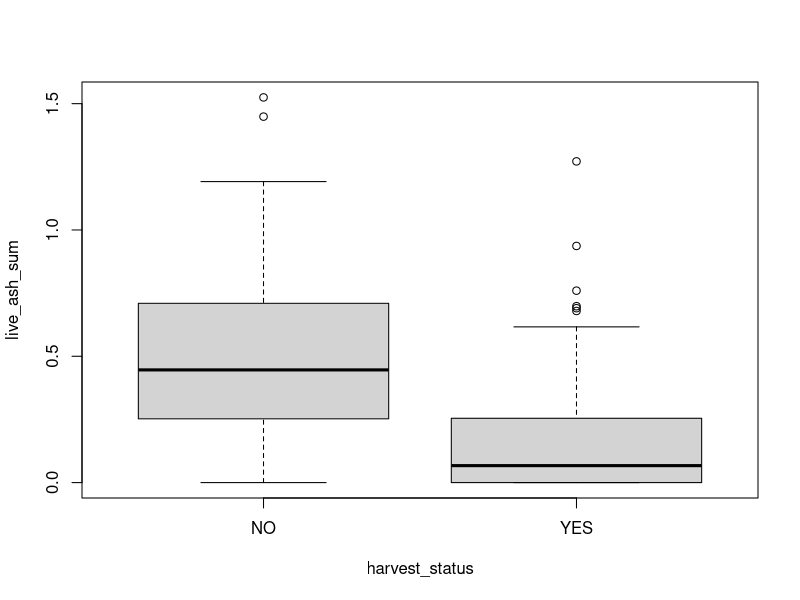
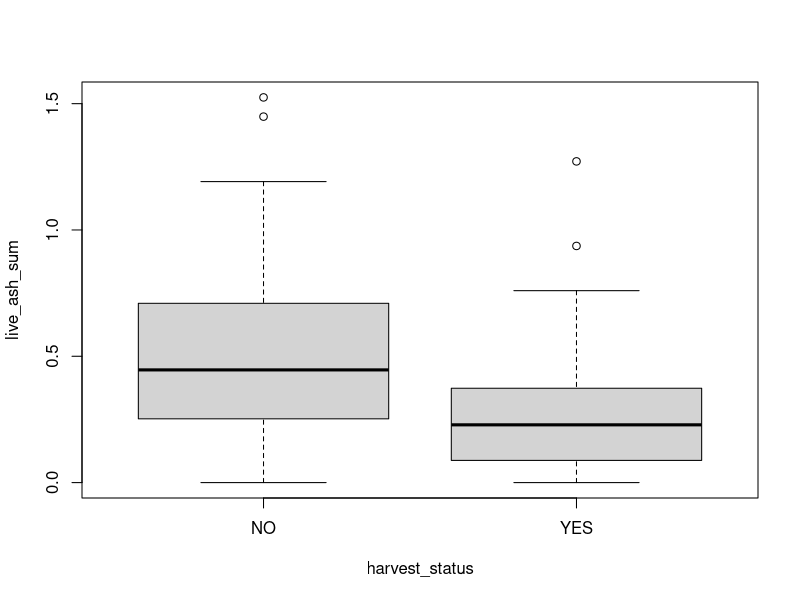
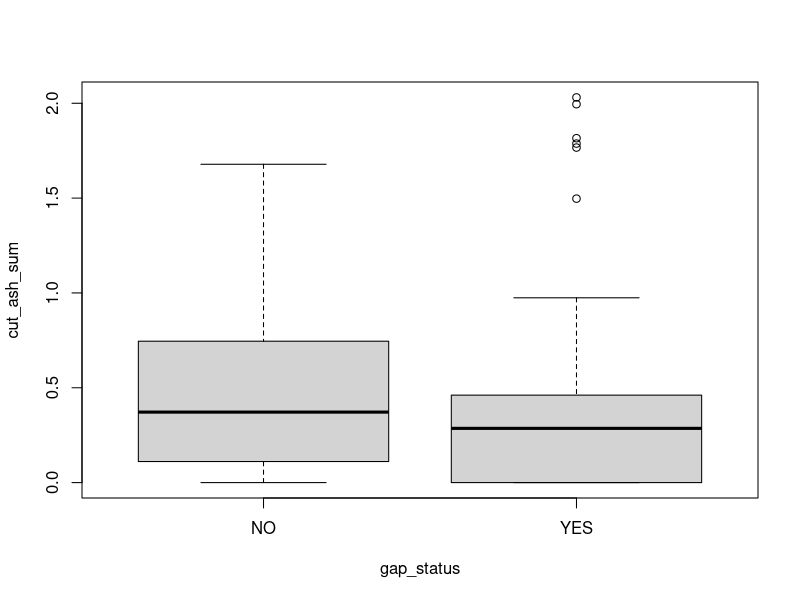

Write the R code that produced these figures, in order.
#hanusia higgins
#Oct. 23 2020
#initial data exploration/visualization

stand_info <- read.csv("STAND_INFO_EAB_project_2020_cleaned_data.csv")
plot_info <- read.csv("PLOT_INFO_EAB_project_2020_cleaned_data.csv")
overstory_data <- read.csv("TREES_EAB_project_2020_cleaned_data.csv")

library(tibble)
library(ggplot2)

glimpse(overstory_data)
glimpse(plot_info)
glimpse(stand_info)

#changing name of plot_ID column since it had some weird characters in it
names(overstory_data)[1] <- "plot_ID"
names(plot_info)[1] <- "plot_ID"
#names(overstory_data) #success!
#names(plot_info)

#ditto for the first column, "Property" in stand_info
names(stand_info)[1]<- "Property"
# names(stand_info) #works out!

##############################################

#merging the overstory df w/ the plot_info df on the basis of the plot_ID column
overstory_plus <- merge(x=overstory_data,y=plot_info,by="plot_ID")

#converting stump height & diam to DBH- using James Westfall paper from USFS
#IMPORTANT: these values are specific to white ash; dif species have dif constants!!
#IMPORTANT QUESTION: can I use measurements in cm for this?! I don't see why not...
#altho ACTUALLY we'd have to convert stump height-dbh relation to all meters or all feet.
#variables for this formula: dbhi = di * (4.5/hi)^B0 + B1(4.5-h) + Ei
#dbhi = estimated DBH for tree 'i'
#di = stump diameter (in.) for tree i;
#hi = stump height (ft.) for tree i;
#B0 & B1 = estimated fixed-effects parameters; 
#(for white ash, B0 = -0.1074 & B1 = 0.0685)
#Ei = random error for tree i
#IN THE BELOW MODEL, I'm gonna convert things to use METRIC, not imperial, units!

overstory_plus$ASH_stump_DBH <- rep(NA)
overstory_plus$BA_sqm <- rep(NA)

#calculating BA for live trees & stumps using standard conversion from DBH to BA
#overstory_plus$BA_sqft <- overstory_plus$DBH_cm*overstory_plus$DBH_cm*0.005454

#BUT SINCE WE WANNA DO IT USING METRIC UNITS:
#RIGHT NOW THIS IS ONLY DOING IT CORRECTLY FOR LIVE TREES, NOT USING THE CORRECT DATA FOR STUMPS!!
overstory_plus$BA_sqm <- overstory_plus$DBH_cm*overstory_plus$DBH_cm*pi/40000

#only calculating the stump DBH w/ these constants for ash
for(i in nrow(overstory_plus)){
  if(overstory_plus$species[i]=="FRAM"){
  overstory_plus$ASH_stump_DBH[i] <- 
    (overstory_plus$DBH_cm[i]*((1.3716/overstory_plus$height_m[i])^-0.1074) +
    0.0685*(1.3716-overstory_plus$height_m[i]) + 0)
  # and then converting that to BA, for ASH stumps only
  overstory_plus$BA_sqm[i] <- 
    overstory_plus$ASH_stump_DBH[i]*overstory_plus$ASH_stump_DBH[i]*pi/40000 
}
}

glimpse(overstory_plus)

#now, for my first trick...find the range of ash basal area removed in harvested sites

#first, creating a factor list of all the individual plot names
plot_names <- unique(overstory_plus$plot_ID)

#trying to find our "missing" plot_ID...
#length(unique(overstory_data$plot_ID)) #=/= the next line
#length(unique(plot_info$plot_ID))

#now subsetting to find out which plot_ID in plot_info is NOT in overstory_data

#subset(plot_info, !(plot_ID %in% overstory_data$plot_ID))

#length(plot_names)
#head(plot_names)
#stand_info$num_plots[stand_info$Stand_code=="GSF396"]
#now that that's resolved (# of individual plot_IDs), I've commented out the unnecessary lines

#then, setting up a dataframe to hold info about each plot 
#w/ its basic stats, info abt ash removed, etc.

ash_cut <- data.frame("plot_ID" = plot_info$plot_ID, 
                      "harvest_status" = plot_info$harvest_status, 
                      "gap_status" = plot_info$gap_status, 
                      "live_ash_sum"=rep(0), #starting @ zero so they can be added to
                      "cut_ash_sum"=rep(0) #ditto
                      #,"any_live_ash"=rep("NA"), #but adding a separate var to tell
                      #"any_cut_ash"=rep("NA") #whether it actually went thru /was counted
                      )

#glimpse(ash_cut)

for (i in 1:nrow(overstory_plus)){ #iterating thru each tree/stump/snag in all plots

  #basically, adding the DBH of each live ash tree in a plot to the sum value
  if(overstory_plus$species[i]=="FRAM"){
    if(overstory_plus$status[i]=="live"){
      ash_cut$live_ash_sum[ash_cut$plot_ID==overstory_plus$plot_ID[i]] <- 
        ash_cut$live_ash_sum[ash_cut$plot_ID==overstory_plus$plot_ID[i]] +
        overstory_plus$BA_sqm[i]
      #using BA calculated from DBH calculated w/ the formula I used above!
    } else if(overstory_plus$status[i]=="stump") {
      ash_cut$cut_ash_sum[ash_cut$plot_ID==overstory_plus$plot_ID[i]] <- 
        ash_cut$cut_ash_sum[ash_cut$plot_ID==overstory_plus$plot_ID[i]] +
        overstory_plus$BA_sqm[i]
    }
  }
  
}

#checking to see if it worked!!
glimpse(ash_cut)
glimpse(ash_cut[ash_cut$harvest_status=="YES",])
#I think it worked!!

#now to create some basic boxplots comparing standing and cut ash BA
# in harvested and non-harvested sites

#quickly getting max and min values for cut ash BA
max(ash_cut$cut_ash_sum)
min(ash_cut$cut_ash_sum)

#this one maps BA (in sq m) of standing ash against harvest status 
#across all plots
boxplot(formula=live_ash_sum~harvest_status, data=ash_cut)

#ditto this one, except comparing only "matrix" plots against unharvested
boxplot(formula=live_ash_sum~harvest_status, 
        data=ash_cut[ash_cut$gap_status=="NO",])

#now just looking @ the spread of CUT ash in harvested sites
boxplot(formula=cut_ash_sum~gap_status,
        data=ash_cut[ash_cut$harvest_status=="YES",])

live_ash_BA_all <- aov(formula=live_ash_sum~harvest_status, data=ash_cut)
print(live_ash_BA_all)
print(summary(live_ash_BA_all))

live_ash_BA_mat <- aov(formula=live_ash_sum~harvest_status, 
                       data=ash_cut[ash_cut$gap_status=="NO",])
print(live_ash_BA_mat)
print(summary(live_ash_BA_mat))

# Matrix of overstory parameters for stump to BA -------------------------------
#numbers/parameters from Westfall 2010

stump_to_DBH <- data.frame(
                "species" = unique(overstory_plus$species),
                "sp_group" = rep(NA),
                "B0" = rep(NA),
                "B1" = rep(NA),
                "estimates" = rep(FALSE)
)
stump_to_DBH$species

#assigning the values for each species
stump_to_DBH[stump_to_DBH$species=="ACSA",2] <- 7
stump_to_DBH[stump_to_DBH$species=="FRAM",2] <- 9
stump_to_DBH[stump_to_DBH$species=="OSVI",2] <- 11
stump_to_DBH[stump_to_DBH$species=="UNK",2] <- 0
stump_to_DBH[stump_to_DBH$species=="QURU",2] <- 14
stump_to_DBH[stump_to_DBH$species=="CAOV",2] <- 16
stump_to_DBH[stump_to_DBH$species=="FAGR",2] <- 12
stump_to_DBH[stump_to_DBH$species=="BEAL",2] <- 11
stump_to_DBH[stump_to_DBH$species=="ACRU",2] <- 18
stump_to_DBH[stump_to_DBH$species=="BENI",2] <- 11
stump_to_DBH[stump_to_DBH$species=="PRSE",2] <- 10
stump_to_DBH[stump_to_DBH$species=="TSCA",2] <- 4
stump_to_DBH[stump_to_DBH$species=="ACPE",2] <- 18
stump_to_DBH[stump_to_DBH$species=="TIAM",2] <- 13
stump_to_DBH[stump_to_DBH$species=="FRNI",2] <- 9
stump_to_DBH[stump_to_DBH$species=="BEPA",2] <- 11
stump_to_DBH[stump_to_DBH$species=="PRPE",2] <- 10
stump_to_DBH[stump_to_DBH$species=="POGR",2] <- 9
stump_to_DBH[stump_to_DBH$species=="ROPS",2] <- 17
stump_to_DBH[stump_to_DBH$species=="PODE",2] <- 9
stump_to_DBH[stump_to_DBH$species=="ACSP",2] <- 18
stump_to_DBH[stump_to_DBH$species=="ABBA",2] <- 3
stump_to_DBH[stump_to_DBH$species=="PIRU",2] <- 2
stump_to_DBH[stump_to_DBH$species=="POTR",2] <- 9
stump_to_DBH[stump_to_DBH$species=="PIST",2] <- 1
stump_to_DBH[stump_to_DBH$species=="BESP",2] <- 11
stump_to_DBH[stump_to_DBH$species=="BEPO",2] <- 11
stump_to_DBH[stump_to_DBH$species=="ULAM",2] <- 17
stump_to_DBH[stump_to_DBH$species=="CACO",2] <- 16
stump_to_DBH[stump_to_DBH$species=="HAVI",2] <- 0
stump_to_DBH[stump_to_DBH$species=="POSP",2] <- 9
stump_to_DBH[stump_to_DBH$species=="PISP",2] <- 2
stump_to_DBH[stump_to_DBH$species=="ACER",2] <- 18
stump_to_DBH[stump_to_DBH$species=="THOC",2] <- 6
stump_to_DBH[stump_to_DBH$species=="CACA",2] <- 16
stump_to_DBH[stump_to_DBH$species=="ULSP",2] <- 17
stump_to_DBH[stump_to_DBH$species=="BELE",2] <- 11
stump_to_DBH[stump_to_DBH$species=="ACSP2",2] <- 18
stump_to_DBH[stump_to_DBH$species=="ULRU",2] <- 17

unique(stump_to_DBH$sp_group)
stump_to_DBH


###THIS ISN'T WORKING...I WILL NEED TO DEBUG IT LATER!!!!!!!!!!
for(i in nrow(stump_to_DBH)){
  if(is.na(stump_to_DBH$sp_group[i])==FALSE){
  if(stump_to_DBH$sp_group[i]==7){
    stump_to_DBH$B0[i] <- -0.1323
    stump_to_DBH$B1[i] <- .2442
  } else if(stump_to_DBH$sp_group[i]==9){
    stump_to_DBH$B0[i] <- -0.1074
    stump_to_DBH$B1[i] <- .0685
  } else if(stump_to_DBH$sp_group[i]==11){
    stump_to_DBH$B0[i] <- -.1743
      stump_to_DBH$B1[i] <- .1376
  }else if(stump_to_DBH$sp_group[i]==14){
    stump_to_DBH$B0[i] <- -0.1651
      stump_to_DBH$B1[i] <- median(stump_to_DBH$B1)
      stump_to_DBH$estimates[i] <- TRUE
  }else if(stump_to_DBH$sp_group[i]==16){
    stump_to_DBH$B0[i] <- -.1578
      stump_to_DBH$B1[i] <- .0615
  }else if(stump_to_DBH$sp_group[i]==12){
    stump_to_DBH$B0[i] <- -.1171
      stump_to_DBH$B1[i] <- .0714
  }else if(stump_to_DBH$sp_group[i]==18){
    stump_to_DBH$B0[i] <- -.1382
      stump_to_DBH$B1[i] <- .1010
  }else if(stump_to_DBH$sp_group[i]==10){
    stump_to_DBH$B0[i] <- -.0720
      stump_to_DBH$B1[i] <- median(stump_to_DBH$B1) 
      stump_to_DBH$estimates[i] <- TRUE
  }else if(stump_to_DBH$sp_group[i]==4){
    stump_to_DBH$B0[i] <- -.1162
      stump_to_DBH$B1[i] <- .0686
  }else if(stump_to_DBH$sp_group[i]==13){
    stump_to_DBH$B0[i] <- -.1193
      stump_to_DBH$B1[i] <- .1009
  }else if(stump_to_DBH$sp_group[i]==17){
    stump_to_DBH$B0[i] <- -.1662
      stump_to_DBH$B1[i] <- .1258
  }else if(stump_to_DBH$sp_group[i]==3){
    stump_to_DBH$B0[i] <- -.1353
      stump_to_DBH$B1[i] <- .1451
  }else if(stump_to_DBH$sp_group[i]==2){
    stump_to_DBH$B0[i] <- -.1334
      stump_to_DBH$B1[i] <- .0740
  }else if(stump_to_DBH$sp_group[i]==1){
    stump_to_DBH$B0[i] <- -.1096
      stump_to_DBH$B1[i] <- .0588
  }else if(stump_to_DBH$sp_group[i]==6){
    stump_to_DBH$B0[i] <- -.1631
      stump_to_DBH$B1[i] <- .1517
  }else if(stump_to_DBH$sp_group[i]==0){
    stump_to_DBH$B0[i] <- median(stump_to_DBH$B0)
      stump_to_DBH$B1[i] <- median(stump_to_DBH$B1)
  }
  }
}
stump_to_DBH$sp_group[1]==7
